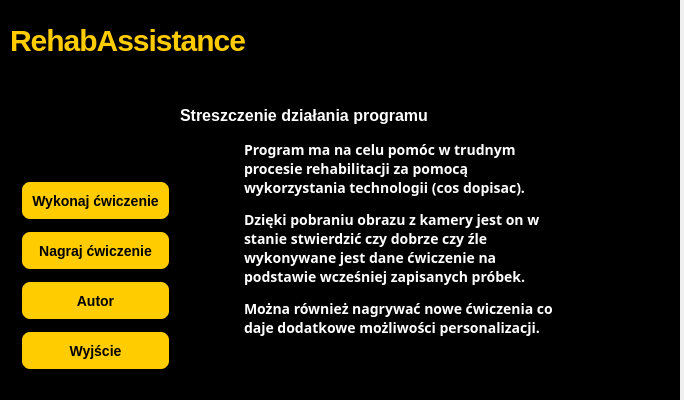
<?xml version="1.0" encoding="UTF-8"?>
<ui version="4.0">
 <class>MainWindow</class>
 <widget class="QMainWindow" name="MainWindow">
  <property name="geometry">
   <rect>
    <x>0</x>
    <y>0</y>
    <width>684</width>
    <height>400</height>
   </rect>
  </property>
  <property name="windowTitle">
   <string>RehabAssistance</string>
  </property>
  <widget class="QWidget" name="centralwidget">
   <widget class="QStackedWidget" name="stackedWidget">
    <property name="geometry">
     <rect>
      <x>0</x>
      <y>-10</y>
      <width>680</width>
      <height>471</height>
     </rect>
    </property>
    <property name="styleSheet">
     <string notr="true">background-color:black</string>
    </property>
    <widget class="QWidget" name="mainPage">
     <widget class="QPushButton" name="buttonRecord">
      <property name="geometry">
       <rect>
        <x>20</x>
        <y>240</y>
        <width>151</width>
        <height>41</height>
       </rect>
      </property>
      <property name="font">
       <font>
        <pointsize>-1</pointsize>
        <weight>75</weight>
        <italic>false</italic>
        <bold>true</bold>
       </font>
      </property>
      <property name="styleSheet">
       <string notr="true">background-color:#FFCC00;
color:231900;
border-style:outset;
border-width:2px;
border-radius:10px;
border-color:black;
font: bold 14px;
padding: 6px; 
min-width:10px;
</string>
      </property>
      <property name="text">
       <string>Nagraj ćwiczenie</string>
      </property>
     </widget>
     <widget class="QLabel" name="title">
      <property name="geometry">
       <rect>
        <x>10</x>
        <y>20</y>
        <width>371</width>
        <height>61</height>
       </rect>
      </property>
      <property name="styleSheet">
       <string notr="true">color:#FFCC00; font-family: 'Helvetica Neue', sans-serif; font-size: 30px; font-weight: bold; letter-spacing: -1px; line-height: 1; text-align: center;</string>
      </property>
      <property name="text">
       <string>RehabAssistance</string>
      </property>
     </widget>
     <widget class="QLabel" name="label">
      <property name="geometry">
       <rect>
        <x>240</x>
        <y>150</y>
        <width>321</width>
        <height>221</height>
       </rect>
      </property>
      <property name="font">
       <font>
        <family>Helvetica Neue,sans-serif</family>
        <pointsize>-1</pointsize>
        <weight>75</weight>
        <italic>false</italic>
        <bold>true</bold>
       </font>
      </property>
      <property name="styleSheet">
       <string notr="true">color: white; font-family: 'Helvetica Neue', sans-serif; font-size: 14px; line-height: 24px; margin: 0 0 24px; text-align: justify; text-justify: inter-word; font: bold 14px;</string>
      </property>
      <property name="text">
       <string>&lt;html&gt;&lt;head/&gt;&lt;body&gt;&lt;p&gt;Program ma na celu pomóc w trudnym procesie rehabilitacji za pomocą wykorzystania technologii (cos dopisac). &lt;/p&gt;&lt;p&gt;Dzięki pobraniu obrazu z kamery jest on w stanie stwierdzić czy dobrze czy źle wykonywane jest dane ćwiczenie na podstawie wcześniej zapisanych próbek.&lt;/p&gt;&lt;p&gt;Można również nagrywać nowe ćwiczenia co daje dodatkowe możliwości personalizacji.&lt;/p&gt;&lt;/body&gt;&lt;/html&gt;</string>
      </property>
      <property name="wordWrap">
       <bool>true</bool>
      </property>
     </widget>
     <widget class="QPushButton" name="buttonTrain">
      <property name="geometry">
       <rect>
        <x>20</x>
        <y>190</y>
        <width>151</width>
        <height>41</height>
       </rect>
      </property>
      <property name="styleSheet">
       <string notr="true">background-color:#FFCC00;
font: 8pt &quot;Tahoma&quot;;
color:231900;
border-style:outset;
border-width:2px;
border-radius:10px;
border-color:black;
font: bold 14px;
padding: 6px; 
min-width:10px;
</string>
      </property>
      <property name="text">
       <string>Wykonaj ćwiczenie</string>
      </property>
      <property name="autoDefault">
       <bool>false</bool>
      </property>
      <property name="default">
       <bool>true</bool>
      </property>
     </widget>
     <widget class="QPushButton" name="buttonAuthor">
      <property name="geometry">
       <rect>
        <x>20</x>
        <y>290</y>
        <width>151</width>
        <height>41</height>
       </rect>
      </property>
      <property name="styleSheet">
       <string notr="true">background-color:#FFCC00;
font: 8pt &quot;Tahoma&quot;;
color:231900;
border-style:outset;
border-width:2px;
border-radius:10px;
border-color:black;
font: bold 14px;
padding: 6px; 
min-width:10px;
</string>
      </property>
      <property name="text">
       <string>Autor</string>
      </property>
     </widget>
     <widget class="QLabel" name="label_2">
      <property name="geometry">
       <rect>
        <x>180</x>
        <y>110</y>
        <width>341</width>
        <height>31</height>
       </rect>
      </property>
      <property name="font">
       <font>
        <pointsize>-1</pointsize>
        <weight>75</weight>
        <italic>false</italic>
        <bold>true</bold>
       </font>
      </property>
      <property name="styleSheet">
       <string notr="true">color:white;font-size: 15px; font-weight: 300; line-height: 32px;font: bold 16px;</string>
      </property>
      <property name="text">
       <string>Streszczenie działania programu</string>
      </property>
      <property name="wordWrap">
       <bool>true</bool>
      </property>
     </widget>
     <widget class="QPushButton" name="buttonExit">
      <property name="geometry">
       <rect>
        <x>20</x>
        <y>340</y>
        <width>151</width>
        <height>41</height>
       </rect>
      </property>
      <property name="styleSheet">
       <string notr="true">background-color:#FFCC00;
font: 8pt &quot;Tahoma&quot;;
color:231900;
border-style:outset;
border-width:2px;
border-radius:10px;
border-color:black;
font: bold 14px;
padding: 6px; 
min-width:10px;
</string>
      </property>
      <property name="text">
       <string>Wyjście</string>
      </property>
     </widget>
    </widget>
    <widget class="QWidget" name="trainInfoPage">
     <widget class="QLabel" name="labelInfoTrainDescription">
      <property name="geometry">
       <rect>
        <x>10</x>
        <y>30</y>
        <width>381</width>
        <height>111</height>
       </rect>
      </property>
      <property name="font">
       <font>
        <family>Helvetica Neue,sans-serif</family>
        <pointsize>-1</pointsize>
        <weight>75</weight>
        <italic>false</italic>
        <bold>true</bold>
       </font>
      </property>
      <property name="styleSheet">
       <string notr="true">color: white; font-family: 'Helvetica Neue', sans-serif; font-size: 14px; line-height: 24px; margin: 0 0 24px; text-align: justify; text-justify: inter-word; font: bold 14px;</string>
      </property>
      <property name="text">
       <string>&lt;html&gt;&lt;head/&gt;&lt;body&gt;&lt;p&gt;Wybierz ćwiczenie, w oknie obok pojawi się jego opis. Wciśnij wykonaj ćwiczenie stań przed kamerą i ćwicz! &lt;/p&gt;&lt;/body&gt;&lt;/html&gt;</string>
      </property>
      <property name="wordWrap">
       <bool>true</bool>
      </property>
     </widget>
     <widget class="QListWidget" name="exerciseInfoList">
      <property name="geometry">
       <rect>
        <x>410</x>
        <y>20</y>
        <width>256</width>
        <height>381</height>
       </rect>
      </property>
      <property name="styleSheet">
       <string notr="true">color: white; font-family: 'Helvetica Neue', sans-serif; font-size: 14px; line-height: 24px; margin: 0 0 24px; text-align: justify; text-justify: inter-word; font: bold 14px;</string>
      </property>
      <item>
       <property name="text">
        <string>Ćwiczenie 1</string>
       </property>
      </item>
      <item>
       <property name="text">
        <string>Ćwiczenie 2</string>
       </property>
      </item>
      <item>
       <property name="text">
        <string>Ćwiczenie 3</string>
       </property>
      </item>
      <item>
       <property name="text">
        <string>Ćwiczenie 4</string>
       </property>
      </item>
      <item>
       <property name="text">
        <string/>
       </property>
      </item>
     </widget>
     <widget class="QLabel" name="previewLabel">
      <property name="geometry">
       <rect>
        <x>200</x>
        <y>130</y>
        <width>191</width>
        <height>141</height>
       </rect>
      </property>
      <property name="styleSheet">
       <string notr="true">color: white; font-family: 'Helvetica Neue', sans-serif; font-size: 14px; line-height: 24px; margin: 0 0 24px; text-align: justify; text-justify: inter-word; font: bold 14px;</string>
      </property>
      <property name="text">
       <string>Opis ćwiczenia</string>
      </property>
      <property name="wordWrap">
       <bool>true</bool>
      </property>
     </widget>
     <widget class="QPushButton" name="buttonTrainInfoNow">
      <property name="geometry">
       <rect>
        <x>20</x>
        <y>290</y>
        <width>151</width>
        <height>41</height>
       </rect>
      </property>
      <property name="styleSheet">
       <string notr="true">background-color:#FFCC00;
font: 8pt &quot;Tahoma&quot;;
color:231900;
border-style:outset;
border-width:2px;
border-radius:10px;
border-color:black;
font: bold 14px;
padding: 6px; 
min-width:10px;
</string>
      </property>
      <property name="text">
       <string>Wykonaj ćwiczenie</string>
      </property>
      <property name="autoDefault">
       <bool>false</bool>
      </property>
      <property name="default">
       <bool>true</bool>
      </property>
     </widget>
     <widget class="QPushButton" name="buttonTrainInfoBack">
      <property name="geometry">
       <rect>
        <x>20</x>
        <y>340</y>
        <width>151</width>
        <height>41</height>
       </rect>
      </property>
      <property name="styleSheet">
       <string notr="true">background-color:#FFCC00;
font: 8pt &quot;Tahoma&quot;;
color:231900;
border-style:outset;
border-width:2px;
border-radius:10px;
border-color:black;
font: bold 14px;
padding: 6px; 
min-width:10px;
</string>
      </property>
      <property name="text">
       <string>Cofnij</string>
      </property>
     </widget>
    </widget>
    <widget class="QWidget" name="trainPage">
     <widget class="QPushButton" name="buttonTrainStop">
      <property name="geometry">
       <rect>
        <x>20</x>
        <y>240</y>
        <width>151</width>
        <height>41</height>
       </rect>
      </property>
      <property name="styleSheet">
       <string notr="true">background-color:#FFCC00;
font: 8pt &quot;Tahoma&quot;;
color:231900;
border-style:outset;
border-width:2px;
border-radius:10px;
border-color:black;
font: bold 14px;
padding: 6px; 
min-width:10px;
</string>
      </property>
      <property name="text">
       <string>Stop</string>
      </property>
     </widget>
     <widget class="QPushButton" name="buttonTrainFinish">
      <property name="geometry">
       <rect>
        <x>20</x>
        <y>290</y>
        <width>151</width>
        <height>41</height>
       </rect>
      </property>
      <property name="styleSheet">
       <string notr="true">background-color:#FFCC00;
font: 8pt &quot;Tahoma&quot;;
color:231900;
border-style:outset;
border-width:2px;
border-radius:10px;
border-color:black;
font: bold 14px;
padding: 6px; 
min-width:10px;
</string>
      </property>
      <property name="text">
       <string>Zakończ i zapisz</string>
      </property>
     </widget>
     <widget class="QPushButton" name="buttonTrainStart">
      <property name="geometry">
       <rect>
        <x>20</x>
        <y>190</y>
        <width>151</width>
        <height>41</height>
       </rect>
      </property>
      <property name="styleSheet">
       <string notr="true">background-color:#FFCC00;
font: 8pt &quot;Tahoma&quot;;
color:231900;
border-style:outset;
border-width:2px;
border-radius:10px;
border-color:black;
font: bold 14px;
padding: 6px; 
min-width:10px;
</string>
      </property>
      <property name="text">
       <string>Start</string>
      </property>
     </widget>
     <widget class="QLabel" name="labelTrainName">
      <property name="geometry">
       <rect>
        <x>10</x>
        <y>20</y>
        <width>151</width>
        <height>16</height>
       </rect>
      </property>
      <property name="styleSheet">
       <string notr="true">color:white;font-size: 15px; font-weight: 300; line-height: 32px;font: bold 16px;</string>
      </property>
      <property name="text">
       <string>Nazwa ćwiczenia</string>
      </property>
     </widget>
     <widget class="QPushButton" name="buttonTrainBack">
      <property name="geometry">
       <rect>
        <x>20</x>
        <y>340</y>
        <width>151</width>
        <height>41</height>
       </rect>
      </property>
      <property name="styleSheet">
       <string notr="true">background-color:#FFCC00;
font: 8pt &quot;Tahoma&quot;;
color:231900;
border-style:outset;
border-width:2px;
border-radius:10px;
border-color:black;
font: bold 14px;
padding: 6px; 
min-width:10px;
</string>
      </property>
      <property name="text">
       <string>Cofnij</string>
      </property>
     </widget>
     <widget class="QLabel" name="labelTrain">
      <property name="geometry">
       <rect>
        <x>230</x>
        <y>20</y>
        <width>432</width>
        <height>368</height>
       </rect>
      </property>
      <property name="text">
       <string/>
      </property>
     </widget>
    </widget>
    <widget class="QWidget" name="recordInfoPage">
     <widget class="QLabel" name="labelRecordDescription">
      <property name="geometry">
       <rect>
        <x>20</x>
        <y>20</y>
        <width>421</width>
        <height>101</height>
       </rect>
      </property>
      <property name="font">
       <font>
        <family>Helvetica Neue,sans-serif</family>
        <pointsize>-1</pointsize>
        <weight>75</weight>
        <italic>false</italic>
        <bold>true</bold>
       </font>
      </property>
      <property name="styleSheet">
       <string notr="true">color: white; font-family: 'Helvetica Neue', sans-serif; font-size: 14px; line-height: 24px; margin: 0 0 24px; text-align: justify; text-justify: inter-word; font: bold 14px;</string>
      </property>
      <property name="text">
       <string>&lt;html&gt;&lt;head/&gt;&lt;body&gt;&lt;p&gt;Wypełnij nazwę i opis ćwiczenia następnie wciśnij wykonaj ćwiczenie stań przed kamerą i je wykonaj zostanie ono zapisane do folderu, w którym umieszczona jest aplikacja. &lt;/p&gt;&lt;/body&gt;&lt;/html&gt;</string>
      </property>
      <property name="wordWrap">
       <bool>true</bool>
      </property>
     </widget>
     <widget class="QLabel" name="labelRecordName">
      <property name="geometry">
       <rect>
        <x>60</x>
        <y>130</y>
        <width>151</width>
        <height>16</height>
       </rect>
      </property>
      <property name="styleSheet">
       <string notr="true">color:white;font-size: 15px; font-weight: 300; line-height: 32px;font: bold 16px;</string>
      </property>
      <property name="text">
       <string>Nazwa ćwiczenia</string>
      </property>
     </widget>
     <widget class="QPushButton" name="buttonRecordInfoBack">
      <property name="geometry">
       <rect>
        <x>20</x>
        <y>340</y>
        <width>151</width>
        <height>41</height>
       </rect>
      </property>
      <property name="styleSheet">
       <string notr="true">background-color:#FFCC00;
font: 8pt &quot;Tahoma&quot;;
color:231900;
border-style:outset;
border-width:2px;
border-radius:10px;
border-color:black;
font: bold 14px;
padding: 6px; 
min-width:10px;
</string>
      </property>
      <property name="text">
       <string>Cofnij</string>
      </property>
     </widget>
     <widget class="QLineEdit" name="lineDescription">
      <property name="geometry">
       <rect>
        <x>230</x>
        <y>180</y>
        <width>181</width>
        <height>81</height>
       </rect>
      </property>
      <property name="styleSheet">
       <string notr="true">background-color:#FFCC00;
font: 8pt &quot;Tahoma&quot;;
color:231900;
border-style:outset;
border-width:2px;
border-radius:10px;
border-color:black;
font: bold 14px;
padding: 6px; 
min-width:10px;
</string>
      </property>
      <property name="maxLength">
       <number>2000</number>
      </property>
     </widget>
     <widget class="QPushButton" name="buttonRecordInfoNow">
      <property name="geometry">
       <rect>
        <x>20</x>
        <y>290</y>
        <width>151</width>
        <height>41</height>
       </rect>
      </property>
      <property name="styleSheet">
       <string notr="true">background-color:#FFCC00;
font: 8pt &quot;Tahoma&quot;;
color:231900;
border-style:outset;
border-width:2px;
border-radius:10px;
border-color:black;
font: bold 14px;
padding: 6px; 
min-width:10px;
</string>
      </property>
      <property name="text">
       <string>Wykonaj ćwiczenie</string>
      </property>
      <property name="autoDefault">
       <bool>false</bool>
      </property>
      <property name="default">
       <bool>true</bool>
      </property>
     </widget>
     <widget class="QLineEdit" name="lineName">
      <property name="geometry">
       <rect>
        <x>230</x>
        <y>130</y>
        <width>181</width>
        <height>31</height>
       </rect>
      </property>
      <property name="styleSheet">
       <string notr="true">background-color:#FFCC00;
font: 8pt &quot;Tahoma&quot;;
color:231900;
border-style:outset;
border-width:2px;
border-radius:10px;
border-color:black;
font: bold 14px;
padding: 6px; 
min-width:10px;
</string>
      </property>
      <property name="maxLength">
       <number>30</number>
      </property>
     </widget>
     <widget class="QLabel" name="labelInfoRecord">
      <property name="geometry">
       <rect>
        <x>60</x>
        <y>180</y>
        <width>151</width>
        <height>16</height>
       </rect>
      </property>
      <property name="styleSheet">
       <string notr="true">color:white;font-size: 15px; font-weight: 300; line-height: 32px;font: bold 16px;</string>
      </property>
      <property name="text">
       <string>Opis ćwiczenia</string>
      </property>
     </widget>
    </widget>
    <widget class="QWidget" name="recordPage">
     <widget class="QPushButton" name="buttonRecordFinish">
      <property name="geometry">
       <rect>
        <x>20</x>
        <y>290</y>
        <width>151</width>
        <height>41</height>
       </rect>
      </property>
      <property name="styleSheet">
       <string notr="true">background-color:#FFCC00;
font: 8pt &quot;Tahoma&quot;;
color:231900;
border-style:outset;
border-width:2px;
border-radius:10px;
border-color:black;
font: bold 14px;
padding: 6px; 
min-width:10px;
</string>
      </property>
      <property name="text">
       <string>Zakończ i zapisz</string>
      </property>
     </widget>
     <widget class="QPushButton" name="buttonRecordStop">
      <property name="geometry">
       <rect>
        <x>20</x>
        <y>240</y>
        <width>151</width>
        <height>41</height>
       </rect>
      </property>
      <property name="styleSheet">
       <string notr="true">background-color:#FFCC00;
font: 8pt &quot;Tahoma&quot;;
color:231900;
border-style:outset;
border-width:2px;
border-radius:10px;
border-color:black;
font: bold 14px;
padding: 6px; 
min-width:10px;
</string>
      </property>
      <property name="text">
       <string>Stop</string>
      </property>
     </widget>
     <widget class="QPushButton" name="buttonRecordStart">
      <property name="geometry">
       <rect>
        <x>20</x>
        <y>190</y>
        <width>151</width>
        <height>41</height>
       </rect>
      </property>
      <property name="styleSheet">
       <string notr="true">background-color:#FFCC00;
font: 8pt &quot;Tahoma&quot;;
color:231900;
border-style:outset;
border-width:2px;
border-radius:10px;
border-color:black;
font: bold 14px;
padding: 6px; 
min-width:10px;
</string>
      </property>
      <property name="text">
       <string>Start</string>
      </property>
     </widget>
     <widget class="QPushButton" name="buttonRecordBack">
      <property name="geometry">
       <rect>
        <x>20</x>
        <y>340</y>
        <width>151</width>
        <height>41</height>
       </rect>
      </property>
      <property name="styleSheet">
       <string notr="true">background-color:#FFCC00;
font: 8pt &quot;Tahoma&quot;;
color:231900;
border-style:outset;
border-width:2px;
border-radius:10px;
border-color:black;
font: bold 14px;
padding: 6px; 
min-width:10px;
</string>
      </property>
      <property name="text">
       <string>Cofnij</string>
      </property>
     </widget>
     <widget class="QLabel" name="labelRecordName_2">
      <property name="geometry">
       <rect>
        <x>30</x>
        <y>30</y>
        <width>151</width>
        <height>16</height>
       </rect>
      </property>
      <property name="styleSheet">
       <string notr="true">color:white;font-size: 15px; font-weight: 300; line-height: 32px;font: bold 16px;</string>
      </property>
      <property name="text">
       <string>Nazwa ćwiczenia</string>
      </property>
     </widget>
     <widget class="QLabel" name="labelRecord">
      <property name="geometry">
       <rect>
        <x>230</x>
        <y>20</y>
        <width>432</width>
        <height>368</height>
       </rect>
      </property>
      <property name="text">
       <string/>
      </property>
     </widget>
    </widget>
   </widget>
  </widget>
 </widget>
 <resources/>
 <connections/>
</ui>
